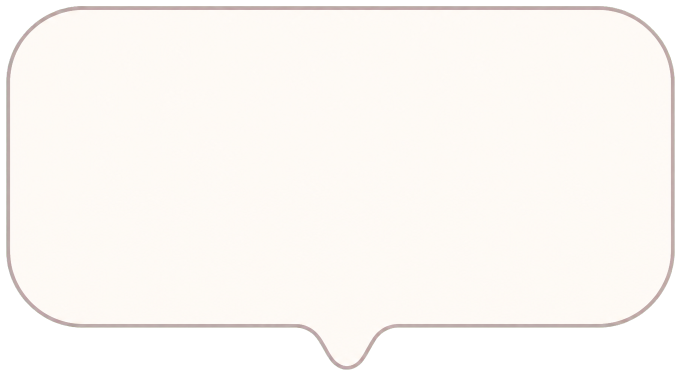
#> input picture assets/actions/click_reply/dialogue_bubble_frame.png, 1362 x 752 px (shown at 1/2 size)
$ python -i analyze_character_visual.py   (imports and definitions only)
#> lines starting #> are read from the running program, lines starting #| are printed output that depends on the picture
### src/desktop_pet/paths.py
"""Central source and frozen runtime paths with no development-machine dependency."""

from __future__ import annotations

import sys
from pathlib import Path

PACKAGE_DIR = Path(__file__).resolve().parent
SRC_DIR = PACKAGE_DIR.parent
PROJECT_ROOT = SRC_DIR.parent


def is_frozen() -> bool:
    """Return whether the interpreter is a PyInstaller-frozen application."""
    return bool(getattr(sys, "frozen", False))


def runtime_base_dir() -> Path:
    """Return the bundled extraction root when frozen, otherwise the project root."""
    if is_frozen():
        bundle_root = getattr(sys, "_MEIPASS", None)
        if not bundle_root:
            raise RuntimeError("Frozen runtime is missing the PyInstaller bundle directory.")
        return Path(bundle_root).resolve()
    return PROJECT_ROOT


RUNTIME_BASE_DIR = runtime_base_dir()
ASSETS_DIR = RUNTIME_BASE_DIR / "assets"
ORIGINAL_ASSETS_DIR = ASSETS_DIR / "original"
PROCESSED_ASSETS_DIR = ASSETS_DIR / "processed"
ANIMATIONS_DIR = ASSETS_DIR / "animations"
ANALYSIS_DIR = ASSETS_DIR / "analysis"
ANIMATION_ANALYSIS_DIR = ANALYSIS_DIR / "animation"
BEHAVIOR_ANALYSIS_DIR = ANALYSIS_DIR / "behavior"
INTERACTION_ANALYSIS_DIR = ANALYSIS_DIR / "interaction"
BLINK_ANALYSIS_DIR = ANALYSIS_DIR / "blink"
ANALYSIS_PREVIEWS_DIR = ANALYSIS_DIR / "previews"
ANALYSIS_REPORTS_DIR = ANALYSIS_DIR / "reports"

ORIGINAL_CHARACTER_IMAGE = ORIGINAL_ASSETS_DIR / "character_original.png"

BASE_ASSETS_DIR = PROCESSED_ASSETS_DIR / "base"
MASKS_ASSETS_DIR = PROCESSED_ASSETS_DIR / "masks"
PROCESSED_PREVIEWS_DIR = PROCESSED_ASSETS_DIR / "previews"
PROCESSED_REPORTS_DIR = PROCESSED_ASSETS_DIR / "reports"
FULLBODY_ASSETS_DIR = ASSETS_DIR / "fullbody"
FULLBODY_CONCEPTS_DIR = FULLBODY_ASSETS_DIR / "concepts"
FULLBODY_REPORTS_DIR = FULLBODY_ASSETS_DIR / "reports"
FULLBODY_INTERMEDIATE_DIR = FULLBODY_ASSETS_DIR / "intermediate"
FULLBODY_SELECTED_DIR = FULLBODY_ASSETS_DIR / "selected"
FULLBODY_FINAL_DIR = FULLBODY_ASSETS_DIR / "final"
FULLBODY_PREVIEWS_DIR = FULLBODY_ASSETS_DIR / "previews"
FULLBODY_DIAGNOSTICS_DIR = FULLBODY_ASSETS_DIR / "diagnostics"
ACTIONS_DIR = ASSETS_DIR / "actions"
ICONS_DIR = ASSETS_DIR / "icons"
APPLICATION_ICON = ICONS_DIR / "character_original.ico"
BLINK_ACTION_DIR = ACTIONS_DIR / "blink"
BLINK_FRAMES_DIR = BLINK_ACTION_DIR / "frames"
BLINK_PREVIEWS_DIR = BLINK_ACTION_DIR / "previews"
BLINK_DIAGNOSTICS_DIR = BLINK_ACTION_DIR / "diagnostics"
BLINK_MANIFEST = BLINK_ACTION_DIR / "manifest.json"
DROWSY_SLEEP_ACTION_DIR = ACTIONS_DIR / "drowsy_sleep"
DROWSY_SLEEP_FRAMES_DIR = DROWSY_SLEEP_ACTION_DIR / "frames"
DROWSY_SLEEP_MANIFEST = DROWSY_SLEEP_ACTION_DIR / "manifest.json"
CLICK_REPLY_DIR = ACTIONS_DIR / "click_reply"
CLICK_DIALOGUE_FILE = CLICK_REPLY_DIR / "dialogue.txt"
DIALOGUE_BUBBLE_FRAME = CLICK_REPLY_DIR / "dialogue_bubble_frame.png"
DIALOGUE_ANALYSIS_DIR = ANALYSIS_DIR / "dialogue"

# Historical source-only paths are retained for development tools, never packaged.
CHARACTER_CUTOUT_IMAGE = BASE_ASSETS_DIR / "character_cutout_rgba.png"
CHARACTER_RUNTIME_MASTER = BASE_ASSETS_DIR / "character_runtime_master.png"
FULLBODY_SELECTED_B_SOURCE = FULLBODY_SELECTED_DIR / "fullbody_selected_b_source.png"
FULLBODY_RUNTIME_MASTER = FULLBODY_FINAL_DIR / "fullbody_runtime_master.png"
FULLBODY_FINAL_MANIFEST = FULLBODY_REPORTS_DIR / "fullbody_final_asset_manifest.json"

### scripts/analyze_character_visual.py
"""Generate non-destructive analysis artefacts for the fixed character source image."""

from __future__ import annotations

import hashlib
import json
import math
import os
import statistics
from pathlib import Path
from typing import Any

from PIL import Image, ImageDraw, ImageFont

from desktop_pet.paths import (
    ANALYSIS_PREVIEWS_DIR,
    ANALYSIS_REPORTS_DIR,
    ORIGINAL_CHARACTER_IMAGE,
    PROJECT_ROOT,
)

EXPECTED_SOURCE_SHA256 = "CCF0AABC6D1DD7AFF61590E40BBEF7C0E2411B6524CF47C72D6BC10BDE900DB3"
PALETTE_COLOR_COUNT = 12
SUBJECT_DISTANCE_THRESHOLD = 40.0
DISPLAY_SIZES = (160, 200, 240, 280, 320)


# [7 lines left out: function sha256, not called in this run]


def rgb_hex(color: tuple[int, int, int]) -> str:
    """Format an RGB triple as a hex colour."""
    return "#{:02X}{:02X}{:02X}".format(*color)


def color_distance(
    first: tuple[int, int, int], second: tuple[int, int, int]
) -> float:
    """Calculate Euclidean distance in RGB space."""
    return math.sqrt(sum((left - right) ** 2 for left, right in zip(first, second)))


def median_color(colors: list[tuple[int, int, int]]) -> tuple[int, int, int]:
    """Return the per-channel median colour for a non-empty sample."""
    return tuple(round(statistics.median(channel)) for channel in zip(*colors))


def percentile(values: list[float], percent: float) -> float:
    """Return a nearest-rank percentile without external dependencies."""
    if not values:
        return 0.0
    sorted_values = sorted(values)
    index = min(len(sorted_values) - 1, round((len(sorted_values) - 1) * percent))
    return sorted_values[index]


def edge_samples(image: Image.Image) -> dict[str, list[tuple[int, int, int]]]:
    """Collect RGB samples from each outer image edge."""
    rgb_image = image.convert("RGB")
    pixels = rgb_image.load()
    width, height = rgb_image.size
    return {
        "top": [pixels[x, 0] for x in range(width)],
        "bottom": [pixels[x, height - 1] for x in range(width)],
        "left": [pixels[0, y] for y in range(height)],
        "right": [pixels[width - 1, y] for y in range(height)],
    }


# [46 lines left out: functions infer_palette_role, extract_palette, not called in this run]


def estimate_subject_bounds(
    image: Image.Image, background: tuple[int, int, int]
) -> dict[str, Any]:
    """Estimate a subject range from RGB distance, without producing a mask."""
    rgb_image = image.convert("RGB")
    width, height = rgb_image.size
    pixels = rgb_image.load()
    foreground_coordinates: list[tuple[int, int]] = []

    for y in range(height):
        for x in range(width):
            color = pixels[x, y]
            if color_distance(color, background) > SUBJECT_DISTANCE_THRESHOLD:
                foreground_coordinates.append((x, y))

    if not foreground_coordinates:
        return {
            "label": "estimated_subject_range",
            "reliable": False,
            "confidence": "low",
            "notes": ["No pixels exceeded the background-distance threshold."],
        }

    xs, ys = zip(*foreground_coordinates)
    left, right = min(xs), max(xs)
    top, bottom = min(ys), max(ys)
    subject_width = right - left + 1
    subject_height = bottom - top + 1
    margins = {
        "left": left,
        "right": width - 1 - right,
        "top": top,
        "bottom": height - 1 - bottom,
    }
    touches_edge = any(value == 0 for value in margins.values())
    margin_limit = max(12, round(min(width, height) * 0.08))
    limited_expansion_space = any(value < margin_limit for value in margins.values())
    coverage = len(foreground_coordinates) / (width * height)

    return {
        "label": "estimated_subject_range",
        "x": left,
        "y": top,
        "width": subject_width,
        "height": subject_height,
        "right": right,
        "bottom": bottom,
        "margins": margins,
        "foreground_pixel_ratio": round(coverage, 6),
        "touches_canvas_edge": touches_edge,
        "limited_future_action_space": limited_expansion_space,
        "distance_threshold": SUBJECT_DISTANCE_THRESHOLD,
        "reliable": not touches_edge,
        "confidence": "medium" if not touches_edge else "low",
        "notes": [
            "This is an RGB-distance estimate, not a mask or an exact segmentation.",
            "Pixels similar to the edge-derived background may be excluded.",
        ],
    }


def analyse_background(image: Image.Image) -> dict[str, Any]:
    """Summarise edge colours and conservative background-removal feasibility."""
    samples_by_side = edge_samples(image)
    all_samples = [color for samples in samples_by_side.values() for color in samples]
    representative = median_color(all_samples)
    distances = [color_distance(color, representative) for color in all_samples]
    average_distance = statistics.mean(distances)
    upper_distance = percentile(distances, 0.95)
    uniformity = "relatively_uniform" if upper_distance <= 25 else "mixed_edge_colours"
    corners = {
        "top_left": list(image.convert("RGB").getpixel((0, 0))),
        "top_right": list(image.convert("RGB").getpixel((image.width - 1, 0))),
        "bottom_left": list(image.convert("RGB").getpixel((0, image.height - 1))),
        "bottom_right": list(
            image.convert("RGB").getpixel((image.width - 1, image.height - 1))
        ),
    }
    bounds = estimate_subject_bounds(image, representative)
    foreground_ratio = bounds.get("foreground_pixel_ratio", 0.0)
    if uniformity == "relatively_uniform" and not bounds.get("touches_canvas_edge"):
        difficulty = "low"
    elif uniformity == "relatively_uniform" and foreground_ratio > 0:
        difficulty = "medium"
    elif foreground_ratio > 0:
        difficulty = "high"
    else:
        difficulty = "unable_to_determine_automatically"

    return {
        "corner_colors": corners,
        "edge_representative_colors": {
            side: {"rgb": list(median_color(colors)), "hex": rgb_hex(median_color(colors))}
            for side, colors in samples_by_side.items()
        },
        "edge_background_candidate": {
            "rgb": list(representative),
            "hex": rgb_hex(representative),
        },
        "edge_uniformity": uniformity,
        "mean_edge_distance": round(average_distance, 3),
        "p95_edge_distance": round(upper_distance, 3),
        "possible_near_solid_background": uniformity == "relatively_uniform",
        "estimated_removal_difficulty": difficulty,
        "confidence": "medium" if uniformity == "relatively_uniform" else "low",
        "notes": [
            "Edge statistics only assess feasibility; no background removal was performed.",
            "Light subject regions similar to the edge background require visual confirmation.",
        ],
        "estimated_subject_bounds": bounds,
    }


# [523 lines left out: functions display_size_options, font, draw_centered_text, save_enlarged_reference, save_palette_preview, save_composition_preview and 8 more, not called in this run]


# [2 lines not run here, left out]

>>> from PIL import Image
>>> picture = Image.open('../assets/actions/click_reply/dialogue_bubble_frame.png')
#> picture is the input picture: PIL image 1362x752 RGBA; mean R, G, B, A 208, 204.4, 200.5, 210.8
>>> result = analyse_background(picture)
#> in edge_samples, `rgb_image = image.convert("RGB")`:
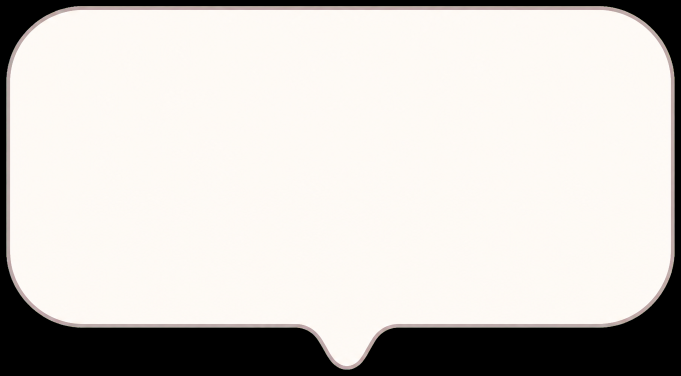
#> rgb_image: PIL image 1362x752 RGB (shown at 1/2 size); mean R, G, B 208, 204.4, 200.5
#> in analyse_background, `samples_by_side = edge_samples(image)`: samples_by_side = 4 items
#> in analyse_background, `all_samples = [color for samples in samples_by_side.values() for color..`: all_samples = 4228 items, first 6: (0, 0, 0), (0, 0, 0), (0, 0, 0), (0, 0, 0), (0, 0, 0), (0, 0, 0)
#> in analyse_background, `representative = median_color(all_samples)`: representative = (0, 0, 0)
#> in analyse_background, `distances = [color_distance(color, representative) for color in all_sa..`: distances = 4228 values from 0 to 0
#> in analyse_background, `average_distance = statistics.mean(distances)`: average_distance = 0
#> in percentile, `sorted_values = sorted(values)`: sorted_values = 4228 values from 0 to 0
#> in percentile, `index = min(len(sorted_values) - 1, round((len(sorted_values) - 1) * p..`: index = 4016
#> in analyse_background, `upper_distance = percentile(distances, 0.95)`: upper_distance = 0
#> in analyse_background, `uniformity = "relatively_uniform" if upper_distance <= 25 else "mixed_..`: uniformity = 'relatively_uniform'
#> in analyse_background, `corners = { "top_left": list(image.convert("RGB").getpixel((0, 0))), "..`: corners = {'top_left': [0, 0, 0], 'top_right': [0, 0, 0], 'bottom_left': [0, 0, 0], 'bottom_right': [0, 0, 0]}
#> after the loop in estimate_subject_bounds, `for y in range(height):`: foreground_coordinates = 849286 items
#> in estimate_subject_bounds, `left, right = min(xs), max(xs)`: left = 12; right = 1349
#> in estimate_subject_bounds, `top, bottom = min(ys), max(ys)`: top = 12; bottom = 739
#> in estimate_subject_bounds, `subject_width = right - left + 1`: subject_width = 1338
#> in estimate_subject_bounds, `subject_height = bottom - top + 1`: subject_height = 728
#> in estimate_subject_bounds, `margins = { "left": left, "right": width - 1 - right, "top": top, "bot..`: margins = {'left': 12, 'right': 12, 'top': 12, 'bottom': 12}
#> in estimate_subject_bounds, `touches_edge = any(value == 0 for value in margins.values())`: touches_edge = False
#> in estimate_subject_bounds, `limited_expansion_space = any(value < margin_limit for value in margin..`: limited_expansion_space = True
#> in estimate_subject_bounds, `coverage = len(foreground_coordinates) / (width * height)`: coverage = 0.829
#> in analyse_background, `bounds = estimate_subject_bounds(image, representative)`: bounds = 15 items
#> in analyse_background, `foreground_ratio = bounds.get("foreground_pixel_ratio", 0.0)`: foreground_ratio = 0.829
#> result = 11 items
